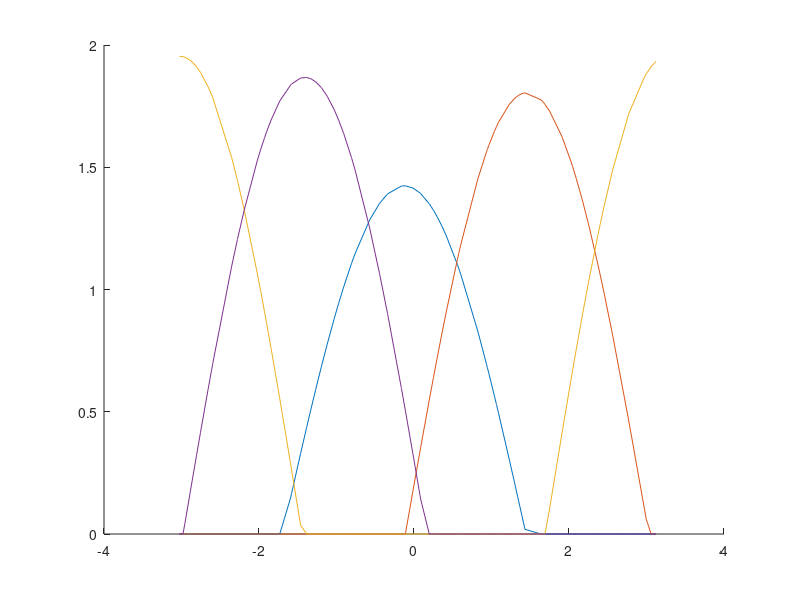

This figure's MATLAB source: (Note: this script raises an error after producing the figure.)

numPoints = 100;
%xx = -179:1:179;
xxInit = rand(1,numPoints).*2*pi - pi;
xx = sort(xxInit);

%population size
popSize=4;

initAngles = linspace(0,2*pi,popSize+1);
noiseWidth = pi/18;
preferredAngles = initAngles(1:popSize)+rand(1,popSize)*2*noiseWidth - noiseWidth;

figure
hold on
maxRates = rand(1,popSize)+1;
curves = cell(1,popSize);
for i = 1:popSize
    curCurve = maxRates(i).*cos(xx-preferredAngles(i)); 
    curCurve(curCurve<0)=0;
    curves{i} = curCurve;
    plot(xx,curCurve);
end
hold off
%%

directionVectors = cell(1,popSize);
c1 = mag1*1;
c2 = mag2*1i;
c3 = mag3*-1;
c4 = mag4*-1i;

dirVecs = c1*curve1 + c2*curve2 + c3*curve3 + c4*curve4;
%%

dirs = radtodeg(angle(dirVecs));
%%
error = abs(dirs-xx);
plot(xx,error);
%%plot(dirs);

%%
